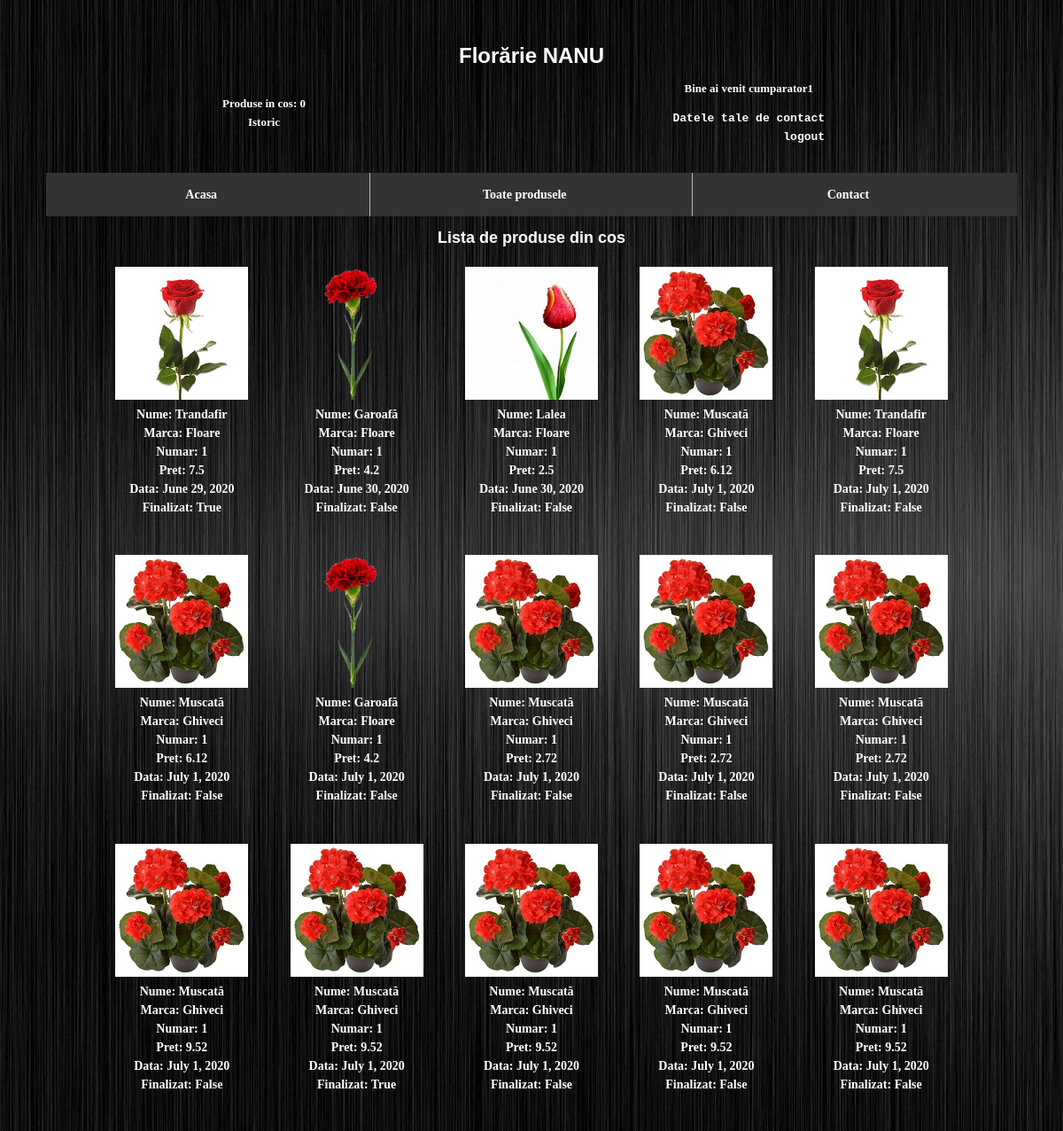
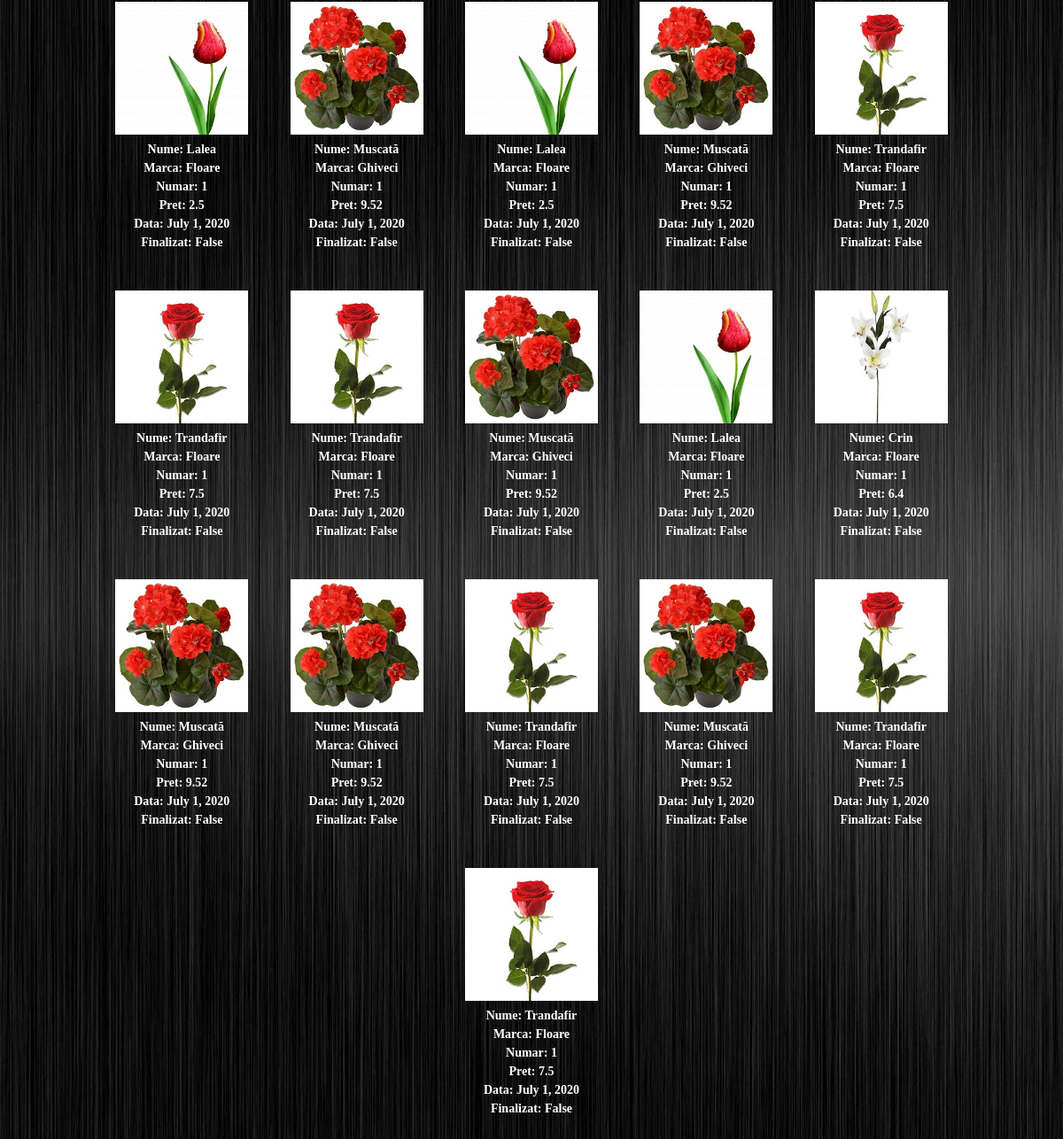
Page /istoric/ (signed in) on the committed database (2 pictures, top to bottom).
### flori/models.py (models this page shows)
class Produse(models.Model):
    nume=models.CharField(max_length=60)
    poza = models.ImageField(upload_to='poze/', default='poze/none.png',
                                  null=True, blank=True)
    descriere=models.TextField()
    pret=models.FloatField()
    pret_cumparare = models.FloatField()
    stoc=models.IntegerField(default=0)
    tip = models.CharField(max_length=9, choices=tip_CHOICES, default='Floare')

### flori/views.py (the view)
# urls.py: path('istoric/', fv.istoric, name='istoric'),
@login_required
def istoric(request):
  produse = []
  cart = _extragere_cos(request)
  produse_query = Comanda.objects.filter(user_id=Useri.objects.get(user=request.user.id).id).reverse()
  for produs in produse_query:
    produs_q = Produse.objects.get(id=produs.produs_id)
    produs_q.pret_achizitie = produs.pret_achizitie
    produs_q.numar = produs.numar
    produs_q.data = produs.data
    produs_q.finalizat = produs.finalizat
    produse.append(produs_q)
  return render(request, 'istoric.html', {'produse': produse, 'cos': sum(cart.values()),
                                          'username': request.user.username, 'titlu': 'cos'})

### flori/views.py (called while the page is built)
def _extragere_cos(request):
  if not request.session.has_key('cart'):
    return {}
  else:
    return request.session['cart']

### templates/istoric.html (shortened to what this page needs)
<!DOCTYPE html>
<html lang="en">
<head>
</head>
<body>
{% extends "./base.html" %}
{% load static %}
 {% block content %}
<h3> Lista de produse din {{titlu}} </h3>
{% if produse %}
    {% for produs in produse %}
        <div class="listare">
            <a href ="{% url 'entry' produs.id %}">
                <img class="poza_l" src="{% static produs.poza.url %}"/>
                <div>Nume: {{produs.nume}}</div>
                <div>Marca: {{produs.tip}}</div>
                <div>Numar: {{produs.numar}}</div>
                <div>Pret: {{produs.pret_achizitie}}</div>
                <div>Data: {{produs.data}}</div>
                <div>Finalizat: {{produs.finalizat}}</div>
            </a>
        </div>
    {% endfor %}
{% else %}
    <p>Nu aveti produse comandate</p>
{% endif %}
{% endblock content %}

### templates/base.html (shortened to what this page needs)
{% load static %}
<!DOCTYPE html>
<head>
    <link rel="stylesheet" href="{% static 'main1.css' %}">
</head>
<body>
<h1 align="center">Florărie NANU</h1>
<table>
        <tr>
    <td class="user">
        <ul class="cos">
            {% if username %}
                <li class="cos">
                    <a class="cos" href="{% url 'cos' %}">Produse in cos: {{ cos }} </a><br>
                    <a class="cos" href="{% url 'istoric' %}">Istoric</a>
                </li>
        </ul>
    </td>
    <td class="log">
        <ul class="log">
            <li class="log">
                <div>Bine ai venit {{username}}</div>
                <pre><a class="log" href="{% url 'profil' %}">Datele tale de contact</a>
                <a class="log" href="/logout/">logout</a></pre>
            </li>
            {% else %}
                <li class="login"> <a class='login' href="{% url 'login' %}">Logheaza-te!</a> </li>
            {% endif %}
        </ul>
    </td>
        </tr>
</table>
    <div id="tabs">
        <ul>
          <li><a href="/">Acasa</a></li>
          <li><a id="cont" href="/listare/">Toate produsele</a></li>
          <li><a href="/contact/">Contact</a></li>
        </ul>
    </div>
    {% block content%}
    {% endblock content %}
</body>
</html>

### static/main1.css (style rules this page uses)
body { font: bold 14px/1.5em Verdana; background: url(fundal.jpg) ; background-size: auto; background-color: #cccccc; margin: 1vmax; padding: 1vmax; opacity: 1; color: white; text-align:center; align:center; }
h1 { font-family:Verdana, Arial, Helvetica, sans-serif; font-size:24px; font-weight:bold; margin:0; padding:0; }
h3 { font-family:Verdana, Arial, Helvetica, sans-serif; font-size:18px; font-weight:bold; margin:0; padding:0; }
ul { list-style-type: none; }
a { text-decoration: none; color: white; font-size:15px/1.5em; text-align: center; }
#tabs ul { list-style-type: none; overflow: hidden; background-color: #333; padding:0% }
#tabs li { width:33.29%; float: left; }
#cont { border-right:1px solid #bbb; border-left:1px solid #bbb; }
#tabs li a { display: block; color: white; text-align: center; padding: 14px ; padding-left:0px; text-decoration: none; }
.user { width:50vw; font-size: 13px; }
.log { width:50vw; font-size: 13px; }
.poza_l { width: 150px; height:150px; }
.listare { display: inline-block; margin: 2%; transition: all 0.4s ease-in-out; }

### rows in the picture
Produse: poza (picture), nume "Trandafir", tip "Floare", numar "1", pret_achizitie "7.5", data "June 29, 2020", finalizat "True", data "July 1, 2020", finalizat "False"
Produse: poza (picture), nume "Garoafă", tip "Floare", numar "1", pret_achizitie "4.2", data "June 30, 2020", finalizat "False", data "July 1, 2020"
Produse: poza (picture), nume "Lalea", tip "Floare", numar "1", pret_achizitie "2.5", data "June 30, 2020", finalizat "False", data "July 1, 2020"
Produse: poza (picture), nume "Muscată", tip "Ghiveci", numar "1", pret_achizitie "6.12", data "July 1, 2020", finalizat "False", pret_achizitie "2.72", pret_achizitie "9.52", finalizat "True"
Produse: poza (picture), nume "Crin", tip "Floare", numar "1", pret_achizitie "6.4", data "July 1, 2020", finalizat "False"

### other values in the picture
{{ cos }} "0"
{{ username }} "cumparator1"
{{ titlu }} "cos"
